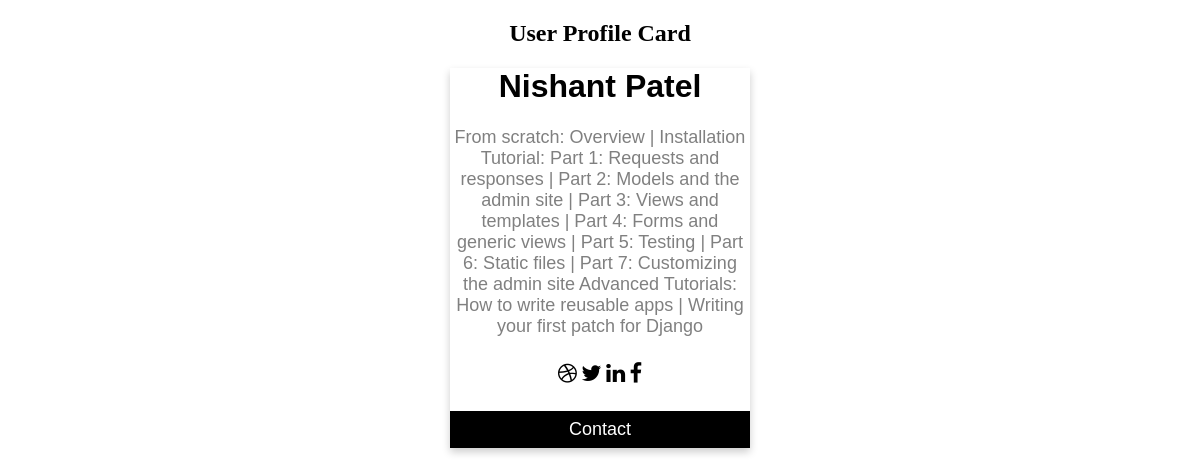
Page /student/15/ on the committed database.
### iflame/models.py (models this page shows, shortened)
class StudentInformation(models.Model):
    student = models.ForeignKey(User, on_delete=models.CASCADE)
    course = models.ForeignKey(
        Course, on_delete=models.CASCADE, null=True, blank=True)
    is_paid = models.BooleanField(default=False)
    created_at = models.DateTimeField(auto_now_add=True)
    updated_at = models.DateTimeField(auto_now=True)

class Course(models.Model):
    name = models.CharField(max_length=30)
    content = models.TextField()
    fees = models.IntegerField(null=True, blank=True)
    start_date = models.DateField(null=True, blank=True)
    end_date = models.DateField(null=True, blank=True)
    faculty = models.CharField(max_length=30)
    slug = models.SlugField(null=True, blank=True, max_length=20)

### iflame/views.py (the view)
# urls.py: path('student/<int:student_id>/', StudentDetailView.as_view(), name="student_detail"),
class StudentDetailView(DetailView):
    model = StudentInformation
    context_object_name = 'student'
    template_name = 'iflame/student_detail.html'
    pk_url_kwarg = 'student_id'

### templates/iflame/student_detail.html
{% extends 'base.html' %}
{% block htmlbody %}
	<h2 style="text-align:center">User Profile Card</h2>
	<div class="card">
	  <h1>{{ student.student.first_name }} {{ student.student.last_name }}</h1>
	  <p class="title">{{student.course.content}}</p>
	  <div style="margin: 24px 0;">
	    <a href="#"><i class="fa fa-dribbble"></i></a>
	    <a href="#"><i class="fa fa-twitter"></i></a>
	    <a href="#"><i class="fa fa-linkedin"></i></a>
	    <a href="#"><i class="fa fa-facebook"></i></a>
	  </div>
	  <p><button>Contact</button></p>
	</div>
{% endblock %}

### templates/base.html (style rules this page uses)
.card { box-shadow: 0 4px 8px 0 rgba(0, 0, 0, 0.2); max-width: 300px; margin: auto; text-align: center; font-family: arial; }
.title { color: grey; font-size: 18px; }
button { border: none; outline: 0; display: inline-block; padding: 8px; color: white; background-color: #000; text-align: center; cursor: pointer; width: 100%; font-size: 18px; }
a { text-decoration: none; font-size: 22px; color: black; }
* { box-sizing: border-box; }

### rows in the picture
StudentInformation: student.first_name "Nishant", student.last_name "Patel", course.content "From scratch: Overview | Installation Tutorial: Part 1: Requests and responses | Part 2: Models and the admin site | Part 3: Views and templates | Part 4: Forms and generic views | Part 5: Testing | Part 6: Static files | Part 7: Customizing the admin site Advanced Tutorials: How to write reusable apps | Writing your first patch for Django"
